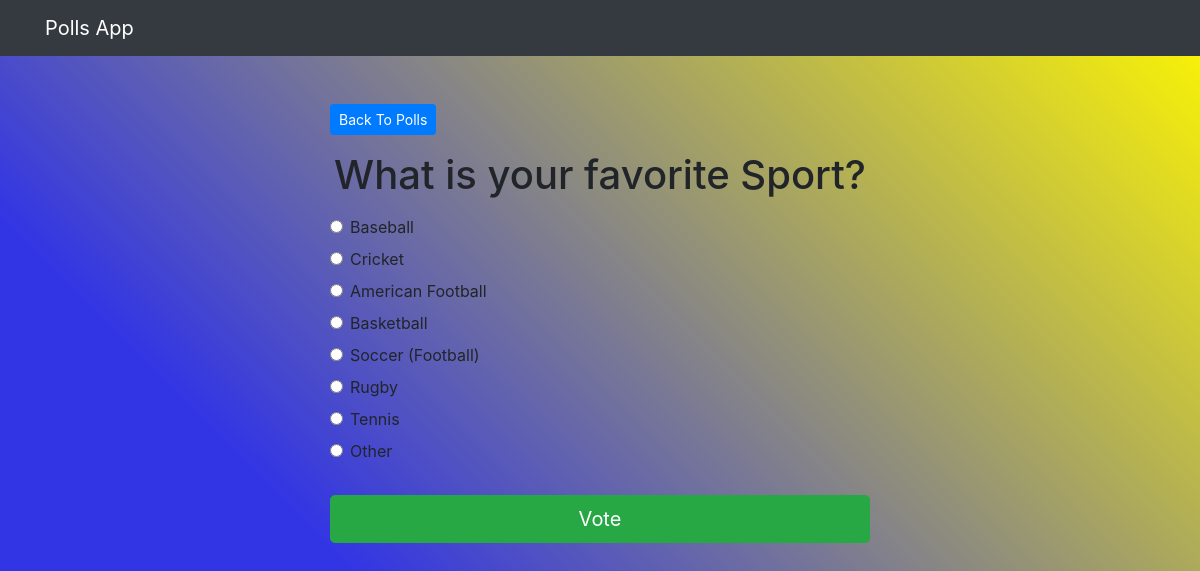
Page /polls3/ on the committed database.
### polls/models.py (models this page shows, shortened)
class Question(models.Model):
    question_text = models.CharField(max_length=200)
    pub_date = models.DateTimeField('date published')

class Choice(models.Model):
    question = models.ForeignKey(Question, on_delete=models.CASCADE)
    choice_text = models.CharField(max_length=200)
    votes = models.IntegerField(default=0)

### polls/views.py (the view)
# urls.py: path('<int:question_id>/', views.detail, name='detail'),
def detail(request, question_id):
    try:
        question = Question.objects.get(pk=question_id)
    except Question.DoesNotExist:
        raise Http404("Question does not exist")
    return render(request, 'polls/detail.html', {'question': question})

### templates/polls/detail.html (shortened to what this page needs)
  {% extends 'base.html' %}
  {% block content %}
  <a class="btn btn-primary btn-sm mb-3" href="{% url 'polls:index' %}">Back To Polls</a>
  <h1 class="text-center mb-3">{{ question.question_text }}</h1>
  <form action="{% url 'polls:vote' question.id %}" method="post">
      {% for choice in question.choice_set.all %}
      <div class="form-check">
          <input type="radio" name="choice" class="form-check-input" id="choice{{ forloop.counter }}"
              value="{{ choice.id }}" />
          <label for="choice{{ forloop.counter }}">{{ choice.choice_text }}</label>
      </div>
      {% endfor %}
      <input type="submit" value="Vote" class="btn btn-success btn-lg btn-block mt-4"/>
  </form>
  {% endblock %}

### static/css/base.css (style rules this page uses)
body { background-image: linear-gradient(45deg, #3235e4 29%, #fff800); height: 100vh; }

### rows in the picture
Question: question_text "What is your favorite Sport?"
Choice: choice_text "Baseball"
Choice: choice_text "Cricket"
Choice: choice_text "American Football"
Choice: choice_text "Basketball"
Choice: choice_text "Soccer (Football)"
Choice: choice_text "Rugby"
Choice: choice_text "Tennis"
Choice: choice_text "Other"
